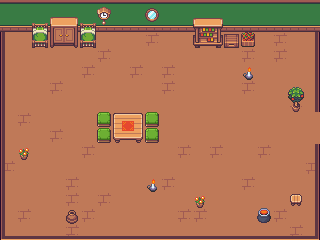

This game map was drawn from its Tiled (.tmx) file and the tilesets committed beside it. A one-line description and the full map source follow:
An orthogonal 20x15 tile map with 16x16 px tiles, 2 tile layers (Desen Katmanı 1, Desen Katmanı 2).

<map version="1.10" tiledversion="1.12.1" orientation="orthogonal" renderorder="right-down" width="20" height="15" tilewidth="16" tileheight="16" infinite="0" nextlayerid="3" nextobjectid="1">
 <tileset firstgid="1" source="interior_tiles.tsx" />
 <layer id="1" name="Desen Katmanı 1" width="20" height="15">
  <data encoding="csv">
7,7,7,7,7,7,7,7,7,7,7,7,7,7,7,7,7,7,7,7,
55,55,55,55,55,55,55,55,55,55,55,55,55,55,55,55,55,55,55,55,
289,289,289,289,289,289,289,289,289,290,289,289,289,290,289,289,289,290,289,289,
289,289,289,289,289,289,290,289,289,289,289,289,289,289,289,290,289,290,289,289,
289,289,289,289,289,290,289,289,290,289,290,289,289,289,289,289,289,289,289,289,
289,289,289,290,289,289,289,289,289,289,290,289,289,289,289,290,289,289,289,289,
289,289,289,289,289,289,289,289,289,289,289,289,289,289,289,289,289,289,290,289,
289,290,289,289,289,289,289,289,289,289,289,289,289,289,289,289,289,289,289,289,
289,289,289,290,289,289,289,289,289,290,289,289,289,289,289,289,289,289,289,289,
289,289,289,289,289,290,289,289,289,289,289,290,289,290,289,289,290,289,289,289,
290,289,289,289,289,289,289,289,289,289,289,289,289,289,289,289,289,289,289,290,
289,289,289,289,290,289,289,289,289,289,290,289,289,289,289,290,289,289,289,289,
289,289,289,289,290,289,290,289,289,289,289,289,289,289,289,289,289,289,289,289,
289,290,289,289,289,290,289,289,289,289,289,290,290,289,289,289,289,290,289,289,
289,289,289,289,290,289,289,289,289,289,289,289,289,289,289,289,289,289,290,289
</data>
 </layer>
 <layer id="2" name="Desen Katmanı 2" width="20" height="15">
  <data encoding="csv">
0,0,0,0,0,0,656,0,0,10,0,0,0,0,0,0,0,0,0,0,
0,0,682,647,648,682,704,0,0,58,0,0,489,490,0,0,0,0,0,0,
629,0,730,695,696,730,0,0,0,0,0,0,537,538,21,164,0,0,0,625,
629,0,0,0,0,0,0,0,0,0,0,0,0,0,0,0,0,0,0,625,
629,0,0,0,0,0,0,0,0,0,0,0,0,0,0,533,0,0,0,625,
629,0,0,0,0,0,0,0,0,0,0,0,0,0,0,0,0,0,450,625,
629,0,0,0,0,0,0,0,0,0,0,0,0,0,0,0,0,0,498,625,
629,0,0,0,0,0,256,203,204,256,0,0,0,0,0,0,0,0,0,0,
629,0,0,0,0,0,256,251,252,256,0,0,0,0,0,0,0,0,0,0,
629,499,0,0,0,0,0,0,0,0,0,0,0,0,0,0,0,0,0,625,
629,0,0,0,0,0,0,0,0,0,0,0,0,0,0,0,0,0,0,625,
629,0,0,0,0,0,0,0,0,533,0,0,0,0,0,0,0,0,0,625,
629,0,0,0,0,0,0,0,0,0,0,0,499,0,0,0,0,0,345,625,
629,0,0,0,644,0,0,0,0,0,0,0,0,0,0,0,631,0,0,625,
580,531,531,531,531,531,531,531,531,531,531,531,531,531,531,531,531,531,531,578
</data>
 </layer>
</map>
